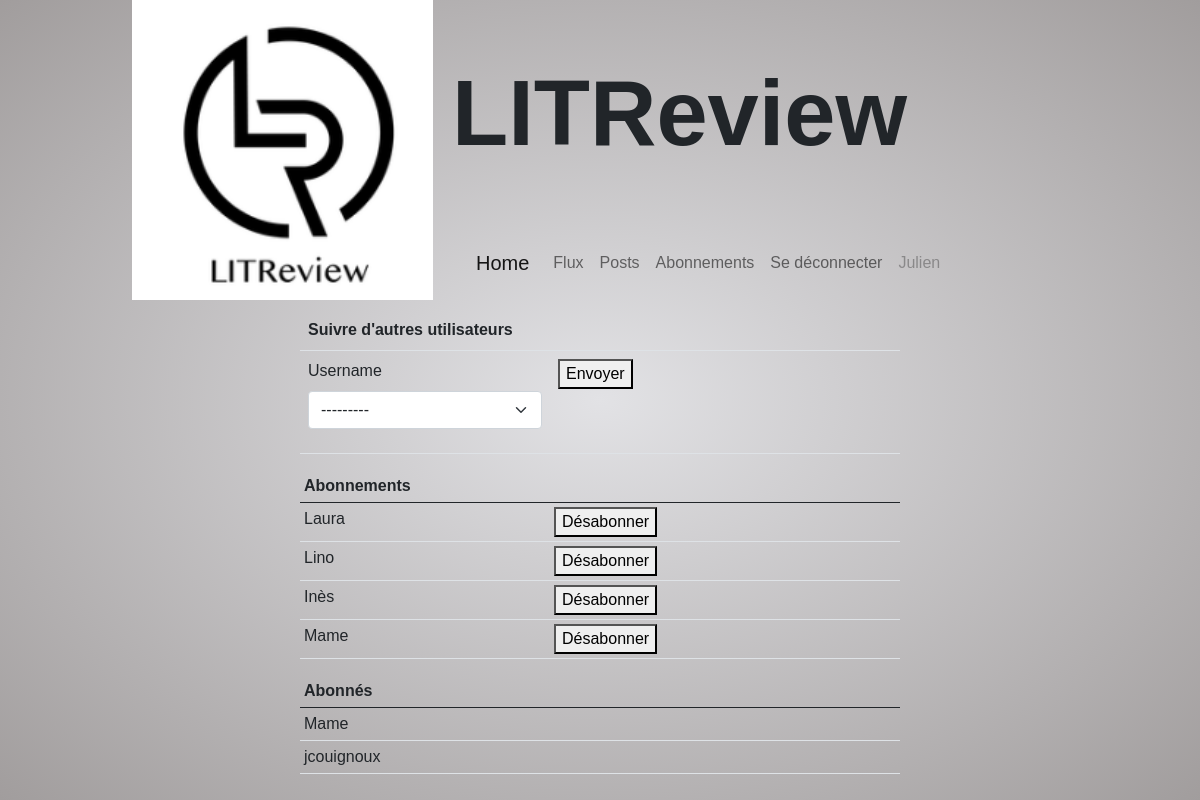
The app's page /apps/subscription (signed in), older data.
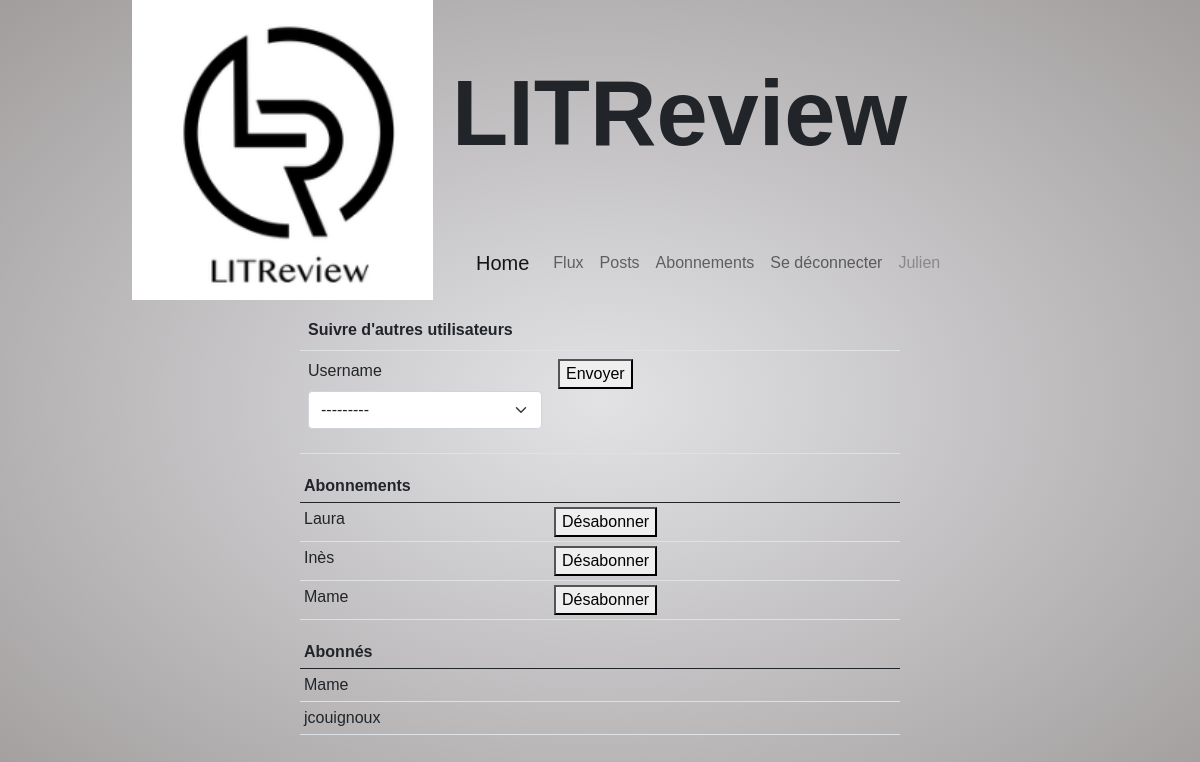
The same page, newer data.
### apps/models.py (models this page shows)
class UserFollows(models.Model):
    user = models.ForeignKey(to=settings.AUTH_USER_MODEL,
                             on_delete=models.CASCADE, related_name='following')
    followed_user = models.ForeignKey(
        to=settings.AUTH_USER_MODEL, on_delete=models.CASCADE, related_name='followed_by')
    class Meta:
        unique_together = ('user', 'followed_user', )

### apps/views.py (the view, shortened to what this page needs)
# urls.py: path('subscription', views.subscription, name="subscription"),
@login_required
def subscription(request):
    context = {}
    UForm = UsersForm(user=request.user)
    following_users = UserFollows.objects.filter(user=request.user)
    followed_users = UserFollows.objects.filter(followed_user=request.user)
    context['UForm'] = UForm
    context['following_users'] = following_users
    context['followed_users'] = followed_users
    return render(request, 'apps/subscription.html', context)

### apps/forms.py
class UsersForm(Form):
    username = ModelChoiceField(queryset=None)
    def __init__(self, user, *args, **kwargs):
        super(UsersForm, self).__init__(*args, **kwargs)
        self.fields['username'].queryset = User.objects.filter(
            groups__name='Community').exclude(followed_by__in=list(user.following.all())).exclude(id=user.id)

### apps/templates/apps/subscription.html (shortened to what this page needs)
{% extends 'apps/base.html' %}
{% load bootstrap5 %}
{% block content %}
    <div class="justify-content-center">
        <table class="table table-md">
        <th colspan="3">Suivre d'autres utilisateurs</th>
            <tr>
                <form class="form" action="{% url 'apps:subscription' %}" method="POST">
                    <td class="col-5">{% bootstrap_form UForm show_label=False %}</td>
                    <td class="col-4"><button type="submit" name="Envoyer">Envoyer</button></td>
                    <td class="col-3">{% include 'apps/messages.html' %}</td>
                </form>
            </tr>
        </table>
        <table class="table table-hover table-sm">
            <th colspan="2">Abonnements</th>
            <tbody>
            {% if following_users %}
                {% for following_user in following_users %}
                    <tr>
                    <form  class="form form-label" action="{% url 'apps:unsubscription' %}" method="POST">
                        <td class="col-5">{{ following_user.followed_user }}</td>
                        <td class="col-7"><button type="submit" name="Desabonner">Désabonner</button></td>
                    </form>
                    </tr>
                {% endfor %}
            {% else %}
            <td>Vous ne suivez personne</td>
            {% endif %}
            </tbody>
        </table>
        <table class="table table-hover table-sm">
            <th>Abonnés</th>
            <tbody>
            {% if followed_users %}
                {% for followed_user in followed_users %}
                <tr>
                    <td>{{ followed_user.user }}</td>
                </tr>
                {% endfor %}
            {% else %}
                <td>Vous n êtes suivi par personne</td>
            {% endif %}
            </tbody>
        </table>
    </div>
{% endblock %}

Row changes from the older to the newer data that the page shows:
removed UserFollows: followed_user "Lino"
Text that changed along with them:
form field username: "---------" → (not shown)
